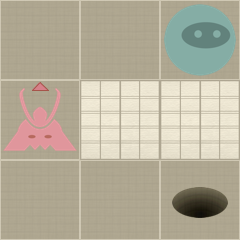

A 2D game scene composited from a Tiled map and its tileset images. What follows is a short description and the map's XML, with each tile layer's data collapsed to a summary:
An orthogonal 3x3 tile map with 80x80 px tiles, 2 tile layers (Level, Actors).

<map version="1.0" orientation="orthogonal" width="3" height="3" tilewidth="80" tileheight="80">
 <properties>
  <property name="moves" value="6" />
 </properties>
 <tileset firstgid="1" name="tiles" tilewidth="80" tileheight="80" spacing="2" margin="2">
  <image source="tiles-hd.png" width="512" height="512" />
  <tile id="0">
   <properties>
    <property name="actor" value="exit" />
   </properties>
  </tile>
  <tile id="2">
   <properties>
    <property name="actor" value="guard" />
    <property name="direction" value="down" />
   </properties>
  </tile>
  <tile id="3">
   <properties>
    <property name="actor" value="guard" />
    <property name="direction" value="left" />
   </properties>
  </tile>
  <tile id="4">
   <properties>
    <property name="actor" value="guard" />
    <property name="direction" value="right" />
   </properties>
  </tile>
  <tile id="5">
   <properties>
    <property name="actor" value="guard" />
    <property name="direction" value="up" />
   </properties>
  </tile>
  <tile id="7">
   <properties>
    <property name="actor" value="player" />
   </properties>
  </tile>
  <tile id="8">
   <properties>
    <property name="actor" value="scroll" />
   </properties>
  </tile>
  <tile id="9">
   <properties>
    <property name="wall" value="1" />
   </properties>
  </tile>
 </tileset>
 <layer name="Level" width="3" height="3">
  <data>[9 cells, 9 non-empty, 2 distinct tile ids]</data>
 </layer>
 <layer name="Actors" width="3" height="3">
  <data>[9 cells, 3 non-empty, 3 distinct tile ids]</data>
 </layer>
</map>
